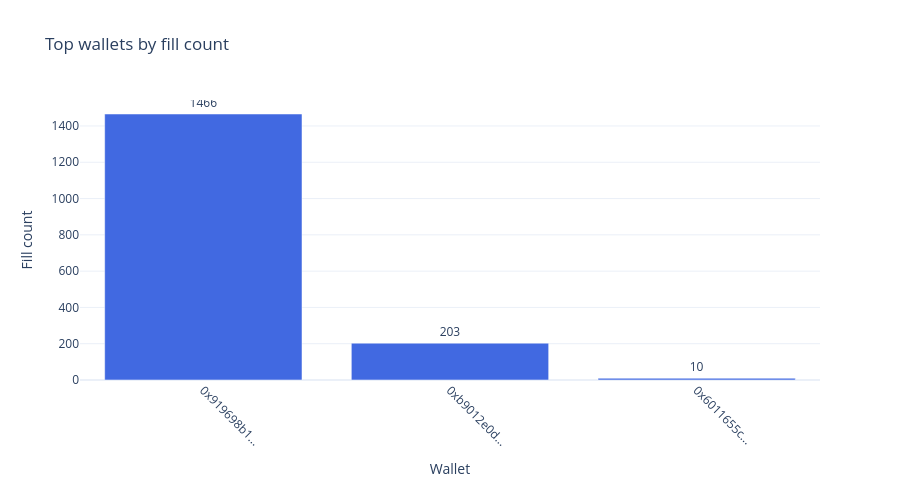

The code cell stored with this chart in its notebook:
### Code cell
top15 = wallet_stats.sort_values(by='fill_count', ascending=False).head(15)

fig_wallet = go.Figure()
fig_wallet.add_trace(go.Bar(
    x=top15.index.str[:10] + '...',
    y=top15['fill_count'],
    marker_color='royalblue',
    text=top15['fill_count'],
    textposition='outside',
))

fig_wallet.update_layout(
    title='Top wallets by fill count',
    xaxis_title='Wallet',
    yaxis_title='Fill count',
    template='plotly_white',
    height=500,
    margin=dict(b=120),
)
fig_wallet.update_xaxes(tickangle=45)
fig_wallet.show()

### Figure 1 — Plotly figure (JSON) as saved in the notebook; plotly's stock layout.template omitted (floating-point values rounded to 4 significant figures)
{"data": [{"marker": {"color": "royalblue"}, "text": [1466.0, 203.0, 10.0], "textposition": "outside", "type": "bar", "x": ["0x919698b1...", "0xb9012e0d...", "0x6011655c..."], "y": [1466, 203, 10]}], "layout": {"height": 500, "margin": {"b": 120}, "title": {"text": "Top wallets by fill count"}, "xaxis": {"tickangle": 45, "title": {"text": "Wallet"}}, "yaxis": {"title": {"text": "Fill count"}}}}
